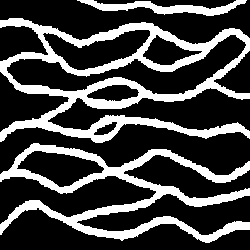
#> input picture TI/strebelle.png, 250 x 250 px, found by its file name
$ jupyter execute --allow-errors mds.ipynb
#> lines starting #> are read from the running program, lines starting #| are printed output that depends on the picture; after the words box and inside, x2 and y2 are one past the last pixel; in counts of white or black regions, pixels touching at a corner belong together
### src/helpers/funcs.py
import os
import numpy as np


def read_conditional_samples(filename: object = 'eas.dat', nanval: object = -997799) -> object:
    debug_level = 1
    if not (os.path.isfile(filename)):
        print("Filename:'%s', does not exist" % filename)

    file = open(filename, "r")
    if debug_level > 0:
        print("eas: file ->%20s" % filename)

    eas = {'title': (file.readline()).strip('\n')}

    if debug_level > 0:
        print("eas: title->%20s" % eas['title'])

    dim_arr = eas['title'].split()
    if len(dim_arr) == 3:
        eas['dim'] = {}
        eas['dim']['nx'] = int(dim_arr[0])
        eas['dim']['ny'] = int(dim_arr[1])
        eas['dim']['nz'] = int(dim_arr[2])

    eas['n_cols'] = int(file.readline())

    eas['header'] = []
    for i in range(0, eas['n_cols']):
        # print (i)
        h_val = (file.readline()).strip('\n')
        eas['header'].append(h_val)

        if debug_level > 1:
            print("eas: header(%2d)-> %s" % (i, eas['header'][i]))

    file.close()

    try:
        eas['D'] = np.genfromtxt(filename, skip_header=2 + eas['n_cols'])
        if debug_level > 1:
            print("eas: Read data from %s" % filename)
    except:
        print("eas: COULD NOT READ DATA FROM %s" % filename)

    # add NaN values
    try:
        eas['D'][eas['D'] == nanval] = np.nan
    except:
        print("eas: FAILED TO HANDLE NaN VALUES (%d(" % nanval)

    # If dimensions are given in title, then convert to 2D/3D array
    if "dim" in eas:
        if eas['dim']['nz'] == 1:
            eas['Dmat'] = eas['D'].reshape((eas['dim']['ny'], eas['dim']['nx']))
        elif eas['dim']['nx'] == 1:
            eas['Dmat'] = np.transpose(eas['D'].reshape((eas['dim']['nz'], eas['dim']['ny'])))
        elif eas['dim']['ny'] == 1:
            eas['Dmat'] = eas['D'].reshape((eas['dim']['nz'], eas['dim']['nx']))
        else:
            eas['Dmat'] = eas['D'].reshape((eas['dim']['nz'], eas['dim']['ny'], eas['dim']['nx']))

        eas['Dmat'] = eas['D'].reshape((eas['dim']['nx'], eas['dim']['ny'], eas['dim']['nz']))
        eas['Dmat'] = eas['D'].reshape((eas['dim']['nz'], eas['dim']['ny'], eas['dim']['nx']))

        eas['Dmat'] = np.transpose(eas['Dmat'], (2, 1, 0))

        if debug_level > 0:
            print("eas: converted data in matrixes (Dmat)")

    eas['filename'] = filename

    return eas

### src/mds.ipynb
# Setup and useful functions

[cell 1]
from skimage.metrics import structural_similarity as ssim
from skimage.metrics import mean_squared_error

from matplotlib import pyplot as plt
from skimage.transform import resize
from sklearn import manifold
import numpy as np
import glob
import cv2

from sklearn.manifold import MDS
import seaborn as sns
from sklearn.metrics.pairwise import manhattan_distances, euclidean_distances
from matplotlib.offsetbox import OffsetImage, AnnotationBbox

[cell 2]
filelist = glob.glob(r'C:\Users\Gustavo Scholze\gan-for-mps\data\temp\wgan\*.png')
x = []
for fname in filelist:
    im = cv2.imread(fname, cv2.COLOR_BGR2GRAY)
    gray = cv2.cvtColor(im, cv2.COLOR_BGR2GRAY)
    blurred = cv2.GaussianBlur(gray, (5, 5), 0)
    # Binarization
    ret, th = cv2.threshold(blurred,0,255, cv2.THRESH_BINARY+cv2.THRESH_OTSU)
    x.append(th)

x = np.array(x)

[cell 3]
def img_is_color(img):

    if len(img.shape) == 3:
        # Check the color channels to see if they're all the same.
        c1, c2, c3 = img[:, : , 0], img[:, :, 1], img[:, :, 2]
        if (c1 == c2).all() and (c2 == c3).all():
            return True

    return False

def show_image_list(list_images, list_titles=None, list_cmaps=None, grid=False, num_cols=2, figsize=(20, 10), title_fontsize=30):
    '''
    Shows a grid of images, where each image is a Numpy array. The images can be either
    RGB or grayscale.
    Parameters:
    ----------
    images: list
        List of the images to be displayed.
    list_titles: list or None
        Optional list of titles to be shown for each image.
    list_cmaps: list or None
        Optional list of cmap values for each image. If None, then cmap will be
        automatically inferred.
    grid: boolean
        If True, show a grid over each image
    num_cols: int
        Number of columns to show.
    figsize: tuple of width, height
        Value to be passed to pyplot.figure()
    title_fontsize: int
        Value to be passed to set_title().
    '''

    assert len(list_images) > 0
    assert isinstance(list_images[0], np.ndarray)

    if list_titles is not None:
        assert isinstance(list_titles, list)
        assert len(list_images) == len(list_titles), '%d imgs != %d titles' % (len(list_images), len(list_titles))

    if list_cmaps is not None:
        assert isinstance(list_cmaps, list)
        assert len(list_images) == len(list_cmaps), '%d imgs != %d cmaps' % (len(list_images), len(list_cmaps))

    num_images  = len(list_images)
    num_cols    = min(num_images, num_cols)
    num_rows    = int(num_images / num_cols) + (1 if num_images % num_cols != 0 else 0)

    # Create a grid of subplots.
    fig, axes = plt.subplots(num_rows, num_cols, figsize=figsize)

    # Create list of axes for easy iteration.
    if isinstance(axes, np.ndarray):
        list_axes = list(axes.flat)
    else:
        list_axes = [axes]

    for i in range(num_images):

        img    = list_images[i]
        title  = list_titles[i] if list_titles is not None else 'Image %d' % (i)
        cmap   = list_cmaps[i] if list_cmaps is not None else (None if img_is_color(img) else 'gray')

        list_axes[i].imshow(img, cmap=cmap)
        list_axes[i].grid(grid)

    for i in range(num_images, len(list_axes)):
        list_axes[i].set_visible(False)

    fig.tight_layout()
    plt.suptitle("Generated images")
    _ = plt.show()


#> (the rest of this cell did not finish here and is left out)

[cell 4]
im = cv2.imread(r'C:\Users\Gustavo Scholze\gan-for-mps\data\TI\strebelle.png', cv2.COLOR_BGR2GRAY)
#> im: shape (250, 250); 26.7% white; 3 white regions, box (x1, y1, x2, y2) and area: (0, 18, 250, 143) 9048, (0, 143, 250, 243) 6540, (77, 0, 247, 16) 1126

# Binarization
ret, target_img = cv2.threshold(im,0,255, cv2.THRESH_BINARY+cv2.THRESH_OTSU)
#> ret = 0

# Resize image
target_img = resize(target_img, (128,128))
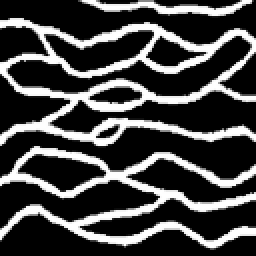
#> target_img: shape (128, 128) float64 (shown 2 times larger); min 0, max 1, mean 0.268

plt.imshow(target_img, cmap='gray')
plt.title('Target Image')
plt.axis('off')
plt.show()

# Structural similarity and Mean squared error

[cell 5]
mse_none = [mean_squared_error(im, target_img) for im in x]
#> mse_none = []
ssim_none = [ssim(im, target_img, data_range=im.max()-im.min()) for im in x]
#> ssim_none = []

[cell 6]
similar = ssim_none.copy()
#> similar = []
similar.sort(reverse=True)

# Get indexes from best and worst simulations to see if it matches
worst_10_images_ssim = similar[:10]
#> worst_10_images_ssim = []
worst_10_idxs_ssim = [ssim_none.index(similarity_coef) for similarity_coef in worst_10_images_ssim]
#> worst_10_idxs_ssim = []

best_10_images_ssim = similar[len(similar)-10:len(similar)]
#> best_10_images_ssim = []
best_10_idxs_ssim = [ssim_none.index(similarity_coef) for similarity_coef in best_10_images_ssim]
#> best_10_idxs_ssim = []


similar_mse = mse_none.copy()
#> similar_mse = []
similar_mse.sort(reverse=True)

# Get indexes from best and worst simulations to see if it matches
best_10_images_mse = similar_mse[:10]
#> best_10_images_mse = []
best_10_idxs_mse = [mse_none.index(similarity_coef) for similarity_coef in best_10_images_mse]
#> best_10_idxs_mse = []

worst_10_images_mse = similar_mse[len(similar_mse)-10:len(similar_mse)]
#> worst_10_images_mse = []
worst_10_idxs_mse = [mse_none.index(similarity_coef) for similarity_coef in worst_10_images_mse]
#> worst_10_idxs_mse = []

### Structural similarity

#> (a cell that did not finish here is left out)


#> (a cell that did not finish here is left out)


### Mean squared error

#> (a cell that did not finish here is left out)


#> (a cell that did not finish here is left out)

### Comparison with grid

[cell 11]
import cv2
import itertools

class CompareTrainingImage(object):

    def __init__(self, image_1_path, image_2_path):
        self.minimum_commutative_image_diff = 1
        self.image_1_path = image_1_path
        self.image_2_path = image_2_path

    def compare_image(self):
        image_1 = cv2.imread(self.image_1_path, 0)
        image_2 = cv2.imread(self.image_2_path, 0)
        commutative_image_diff = self.get_image_difference(image_1, image_2)

        if commutative_image_diff < self.minimum_commutative_image_diff:
            return commutative_image_diff
        return None

    @staticmethod
    def get_image_difference(image_1, image_2):
        first_image_hist = cv2.calcHist([image_1], [0], None, [256], [0, 256])
        second_image_hist = cv2.calcHist([image_2], [0], None, [256], [0, 256])

        img_hist_diff = cv2.compareHist(first_image_hist, second_image_hist, cv2.HISTCMP_BHATTACHARYYA)
        img_template_probability_match = cv2.matchTemplate(first_image_hist, second_image_hist, cv2.TM_CCOEFF_NORMED)[0][0]
        img_template_diff = 1 - img_template_probability_match

        # taking only 10% of histogram diff, since it's less accurate than template method
        commutative_image_diff = (img_hist_diff / 10) + img_template_diff
        return commutative_image_diff

counter=[]
#> (the rest of this cell did not finish here and is left out)

[cell 12]
from helpers.funcs import *
import matplotlib.pyplot as plt
import cv2
from PIL import Image

# Create the grid with loaded conditioning data
#> (the rest of this cell did not finish here and is left out)
